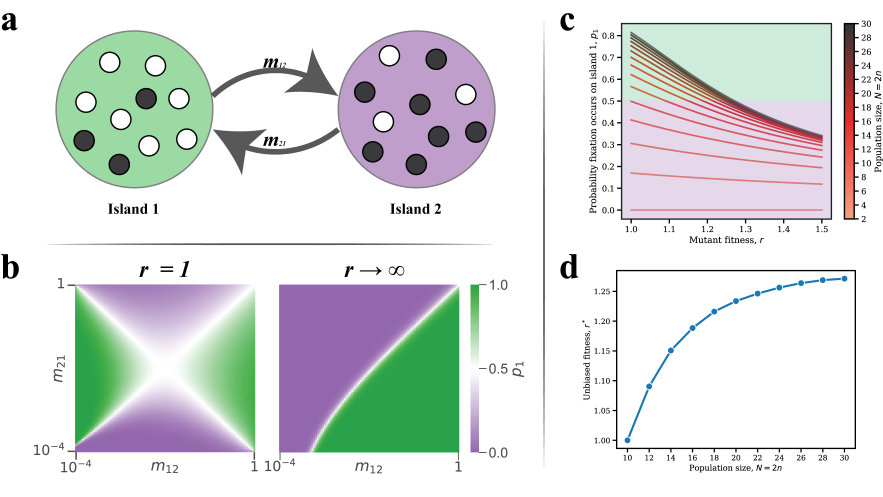
#> input picture src/figs/fig5/a/last-vertex-islands.png, 2649 x 1489 px (shown at 1/3 size)
$ jupyter execute a.ipynb
#> lines starting #> are read from the running program, lines starting #| are printed output that depends on the picture
### src/fixloc/style.py
'''Figure style of the paper and helpers to save panels and assemble figures.

Text is set in Times through LaTeX. Colors are tab10 with the tab20 light tints. Panels and figures are saved at 600 dpi.
'''
import io

import numpy as np
import matplotlib
import matplotlib.pyplot as plt
from matplotlib.colors import LinearSegmentedColormap
from matplotlib.patches import Circle, FancyArrowPatch, ArrowStyle
from matplotlib.transforms import Bbox
from PIL import Image
from PIL.PngImagePlugin import PngInfo

DPI = 600

TAB10 = [tuple(c) for c in plt.get_cmap('tab10').colors]
TAB20 = [tuple(c) for c in plt.get_cmap('tab20').colors]
BLUE, ORANGE, GREEN, RED, PURPLE, BROWN, PINK, GRAY, OLIVE, CYAN = TAB10
LBLUE, LORANGE, LGREEN, LRED, LPURPLE, LBROWN, LPINK, LGRAY, LOLIVE, LCYAN = TAB20[1::2]
INK = (0.15, 0.15, 0.15)

MUTANT, WILD, ORIGIN = BLUE, (1.0, 1.0, 1.0), GREEN
LINK = GRAY


def seq(c_light, c_dark, name):
  '''Sequential map from white through the tab20 light tint to the tab10 color.'''
  return LinearSegmentedColormap.from_list(name, [(1, 1, 1), c_light, c_dark])


CM_LAST = seq(LRED, RED, 'last')
CM_TEMP = seq(LPURPLE, PURPLE, 'temp')
CM_WILD = seq(LORANGE, ORANGE, 'wild')
CM_CYC = LinearSegmentedColormap.from_list('cyc', ['#9ad097', '#6bbe7c', '#41a65c', '#2c844c', '#355c40', '#354839'])  # location on the directed cycle, Figure 4a-d

RC = {
  'text.usetex': True,
  'text.latex.preamble': r'\usepackage{amsmath}\usepackage{newtxtext}\usepackage{newtxmath}',
  'font.family': 'serif',
  'font.size': 7.5,
  'axes.labelsize': 8,
  'axes.titlesize': 8,
  'xtick.labelsize': 7,
  'ytick.labelsize': 7,
  'legend.fontsize': 7,
  'axes.linewidth': 0.6,
  'axes.edgecolor': INK,
  'axes.labelcolor': INK,
  'axes.spines.top': False,
  'axes.spines.right': False,
  'axes.labelpad': 2.5,
  'xtick.color': INK,
  'ytick.color': INK,
  'xtick.direction': 'out',
  'ytick.direction': 'out',
  'xtick.major.size': 3.0,
  'ytick.major.size': 3.0,
  'xtick.minor.size': 1.6,
  'ytick.minor.size': 1.6,
  'xtick.major.width': 0.6,
  'ytick.major.width': 0.6,
  'xtick.minor.width': 0.5,
  'ytick.minor.width': 0.5,
  'xtick.major.pad': 2.0,
  'ytick.major.pad': 2.0,
  'lines.linewidth': 1.3,
  'lines.solid_capstyle': 'butt',
  'patch.linewidth': 0.6,
  'legend.frameon': True,
  'legend.fancybox': False,
  'legend.framealpha': 1.0,
  'legend.edgecolor': '0.72',
  'legend.facecolor': 'white',
  'legend.borderpad': 0.45,
  'legend.handlelength': 1.8,
  'legend.handletextpad': 0.5,
  'legend.borderaxespad': 0.6,
  'savefig.facecolor': 'white',
  'figure.facecolor': 'white',
  'image.interpolation': 'nearest',
}
matplotlib.rcParams.update(RC)


def letter(fig, x, y, s, size=11):
  '''Bold serif panel letter, in figure coordinates of the top left corner.'''
  fig.text(x, y, r'\textbf{%s}' % s, fontsize=size, ha='left', va='top', color='black')


# [15 lines left out: functions legend, colorbar, not called in this run]


HEAD = ArrowStyle('-|>', head_length=0.62, head_width=0.21)


# [17 lines left out: function arrow, not called in this run]


POLY = {3: (1.27, 0.0), 4: (1.27, np.pi / 4), 5: (1.06, 0.0), 6: (1.0, 0.0)}
POLY_MARKER = {3: '^', 4: 's', 5: 'p', 6: 'h'}


# [101 lines left out: functions poly_points, polygon, _reach, draw_graph, boxed, not called in this run]


def shade(cmap, vals, vmin, vmax):
  return {v: cmap(np.clip((x - vmin) / (vmax - vmin), 0, 1)) for v, x in vals.items()}


def save_panel(fig, name, pad=0.03, box=None):
  '''Save name.png and name.pdf cropped to the panel, or to box = (x0, y0, x1, y1) in figure fractions.

  The PNG stores the pixel offset of the crop in the figure, which assemble uses.
  '''
  fig.canvas.draw()
  r = fig.canvas.get_renderer()
  boxes = [a.get_tightbbox(r) for a in fig.axes] + [t.get_window_extent(r) for t in fig.texts]
  boxes += [a.get_window_extent(r) for a in fig.artists] + [lg.get_window_extent(r) for lg in fig.legends]
  bb = Bbox.union([b for b in boxes if b is not None and b.width > 0])
  bb = bb.transformed(fig.dpi_scale_trans.inverted())
  w, h = fig.get_size_inches()
  x0 = max(0, int(np.floor((bb.x0 - pad) * DPI)))
  y0 = max(0, int(np.floor((bb.y0 - pad) * DPI)))
  x1 = min(int(round(w * DPI)), int(np.ceil((bb.x1 + pad) * DPI)))
  y1 = min(int(round(h * DPI)), int(np.ceil((bb.y1 + pad) * DPI)))
  if box is not None:
    x0, y0 = int(round(box[0] * w * DPI)), int(round(box[1] * h * DPI))
    x1, y1 = int(round(box[2] * w * DPI)), int(round(box[3] * h * DPI))
  buf = io.BytesIO()
  fig.savefig(buf, format='png', dpi=DPI, transparent=True)
  im = Image.open(buf)
  meta = PngInfo()
  meta.add_text('Offset', f'{x0},{y0}')
  im.crop((x0, im.height - y1, x1, im.height - y0)).save(name + '.png', pnginfo=meta, dpi=(DPI, DPI))
  fig.savefig(name + '.pdf', dpi=DPI, bbox_inches=Bbox([[x0 / DPI, y0 / DPI], [x1 / DPI, y1 / DPI]]))
  plt.close(fig)
  return show(name + '.png')


# [15 lines left out: functions assemble, save_figure, not called in this run]


def show(path, width=1400):
  '''A reduced copy of a saved PNG for display in a notebook.'''
  from IPython.display import Image as Shown

  im = Image.open(path).convert('RGBA')
  bg = Image.new('RGBA', im.size, 'white')
  im = Image.alpha_composite(bg, im).convert('RGB')
  if im.width > width:
    im = im.resize((width, round(im.height * width / im.width)), Image.LANCZOS)
  buf = io.BytesIO()
  im.save(buf, format='PNG')
  return Shown(data=buf.getvalue())

### src/figs/fig5/a/a.ipynb
# Figure 5a
A hand drawing of two islands with $n=10$. The notebook crops last-vertex-islands.png and places the drawing.

[cell 1]
import numpy as np
import matplotlib.pyplot as plt
from PIL import Image

from fixloc import style as S

[cell 2]
img = Image.open('last-vertex-islands.png').convert('RGB').crop((154, 79, 1498, 653))
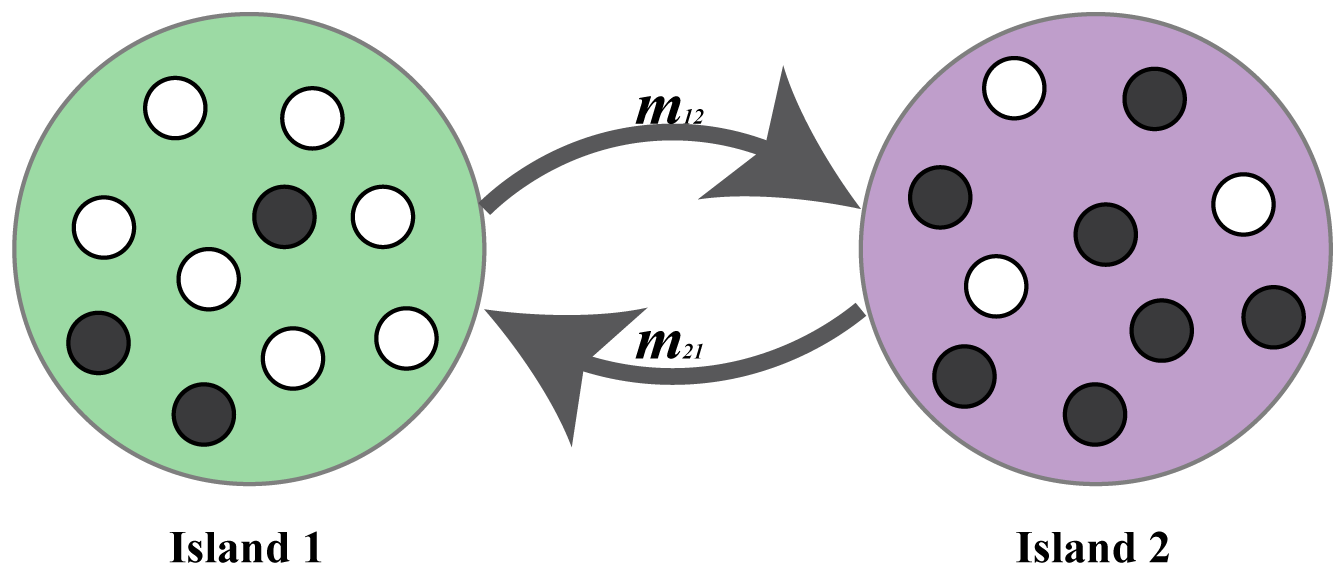
#> img: PIL image 1344x574 RGB; mean R, G, B 205, 210.2, 208.7
fig = plt.figure(figsize=(7.0, 6.2))
ax = fig.add_axes([0.03, 0.70, 0.45, 0.27])
ax.imshow(np.asarray(img), interpolation='lanczos')
ax.set_axis_off()
ax.set_aspect('equal')
S.save_panel(fig, 'a')
#> in save_panel, `im = Image.open(buf)`:
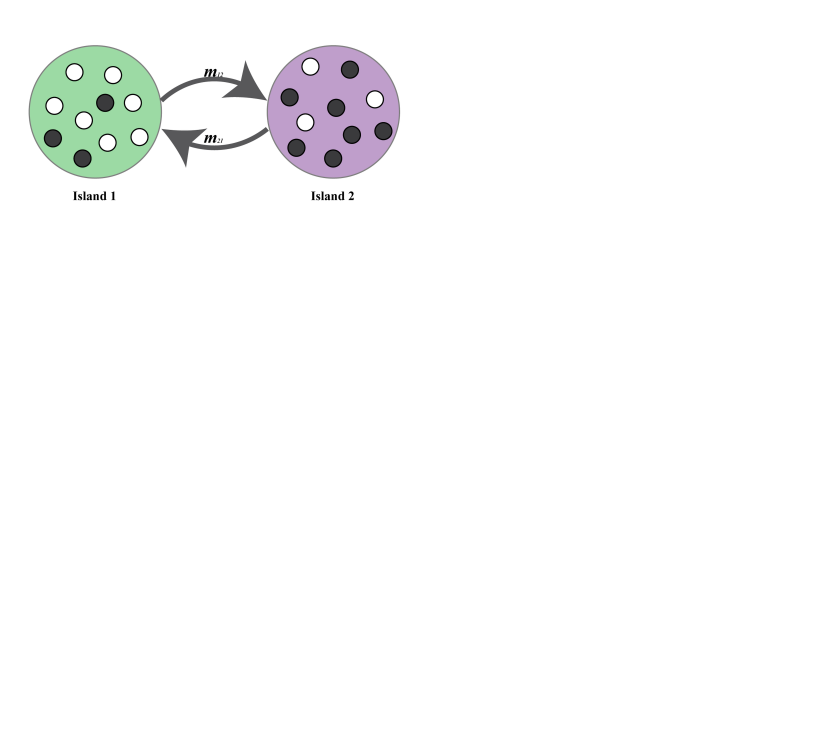
#> im: PIL image 4200x3720 RGBA (shown at 1/5 size); mean R, G, B, A 250.1, 250.6, 250.5, 24.9; transparent parts drawn white
#> in save_panel, `im.crop((x0, im.height - y1, x1, im.height - y0)).save(name + '.png', ..`:
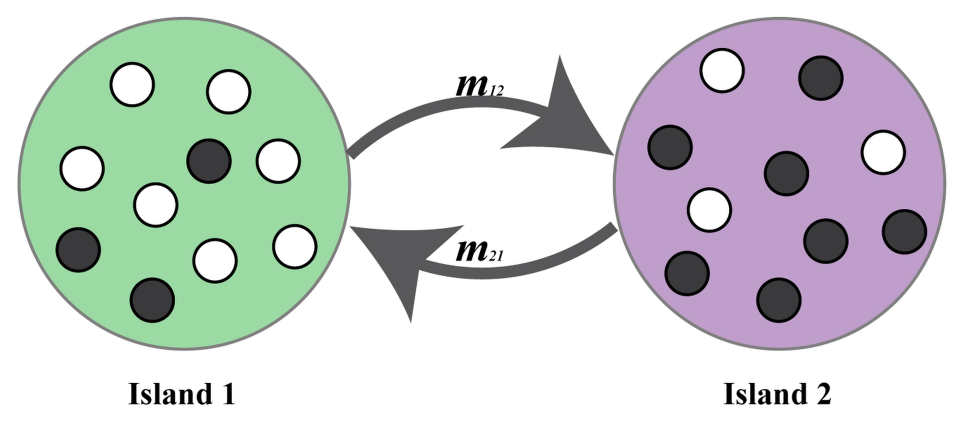
#> saved as a.png: PIL image 1926x844 RGBA (shown at 1/2 size); mean R, G, B, A 208, 212.8, 211.4, 239.3; transparent parts drawn white
#> in show, `bg = Image.new('RGBA', im.size, 'white')`: bg: PIL image 1926x844 RGBA; every value is 255
#> in show, `im = im.resize((width, round(im.height * width / im.width)), Image.LAN..`:
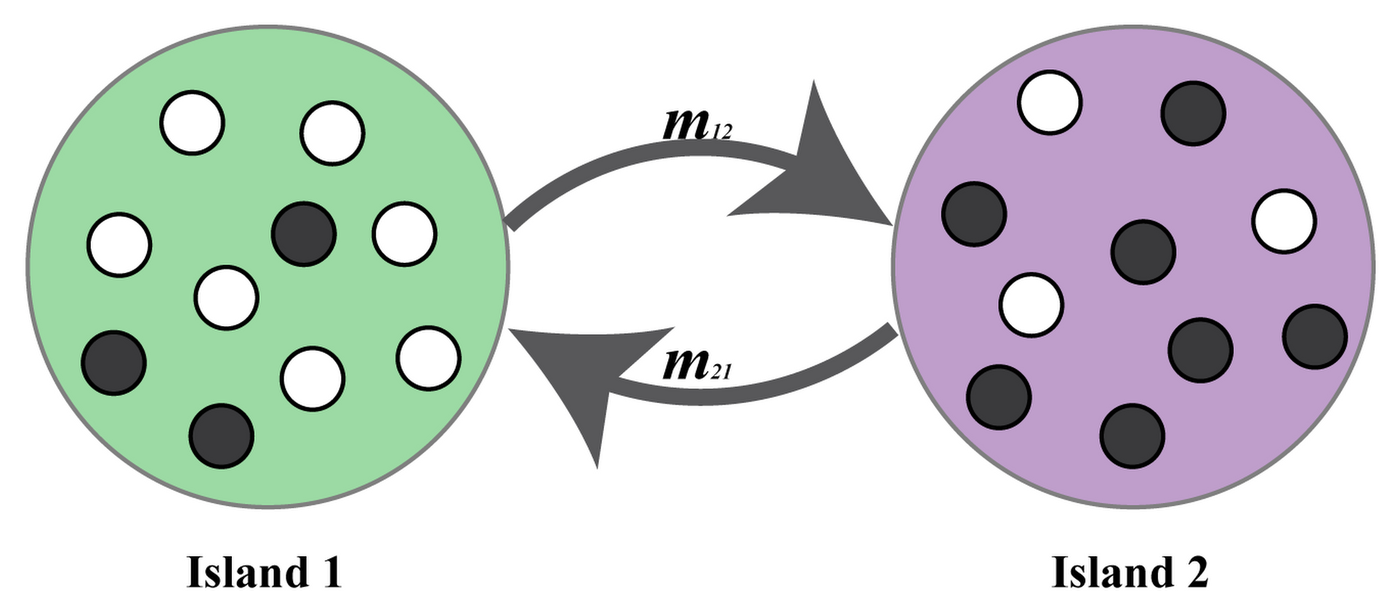
#> im: PIL image 1400x613 RGB; mean R, G, B 208, 212.8, 211.4

$ run again, with src/figs/fig5/a/a.png copied over src/figs/fig5/a/last-vertex-islands.png
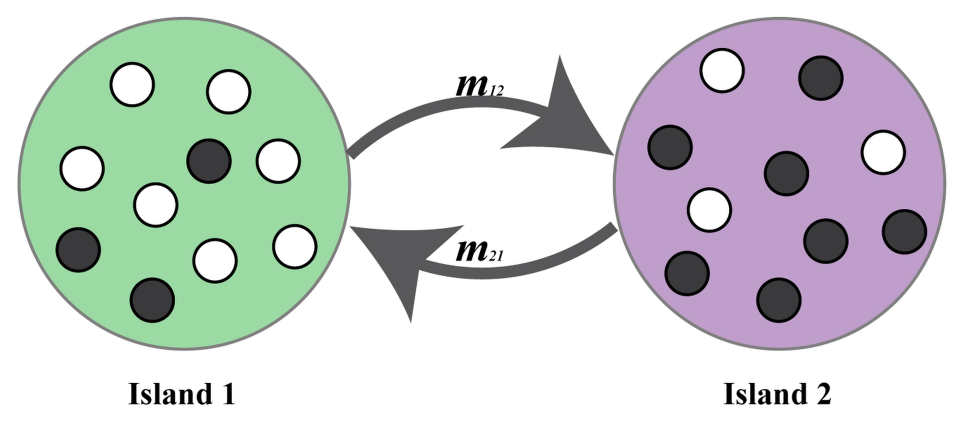
#> input picture src/figs/fig5/a/a.png, 1926 x 844 px (shown at 1/2 size)
#> in save_panel, `im = Image.open(buf)`:
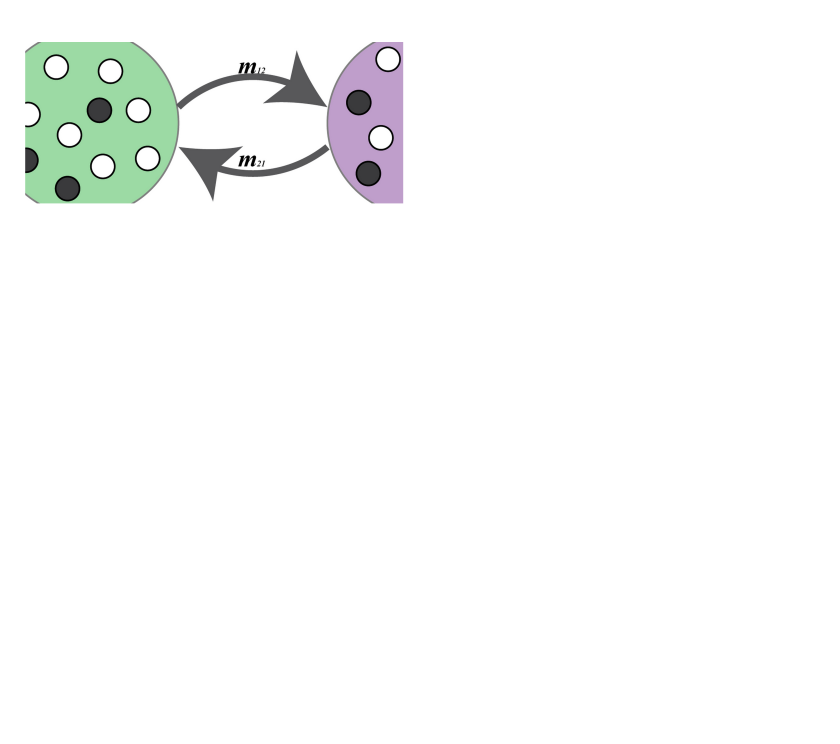
#> im: PIL image 4200x3720 RGBA (shown at 1/5 size); mean R, G, B, A 248.9, 250.2, 249.3, 24.9; transparent parts drawn white
#> bg: PIL image 1926x844 RGBA; every value is 255
#> in show, `im = im.resize((width, round(im.height * width / im.width)), Image.LAN..`:
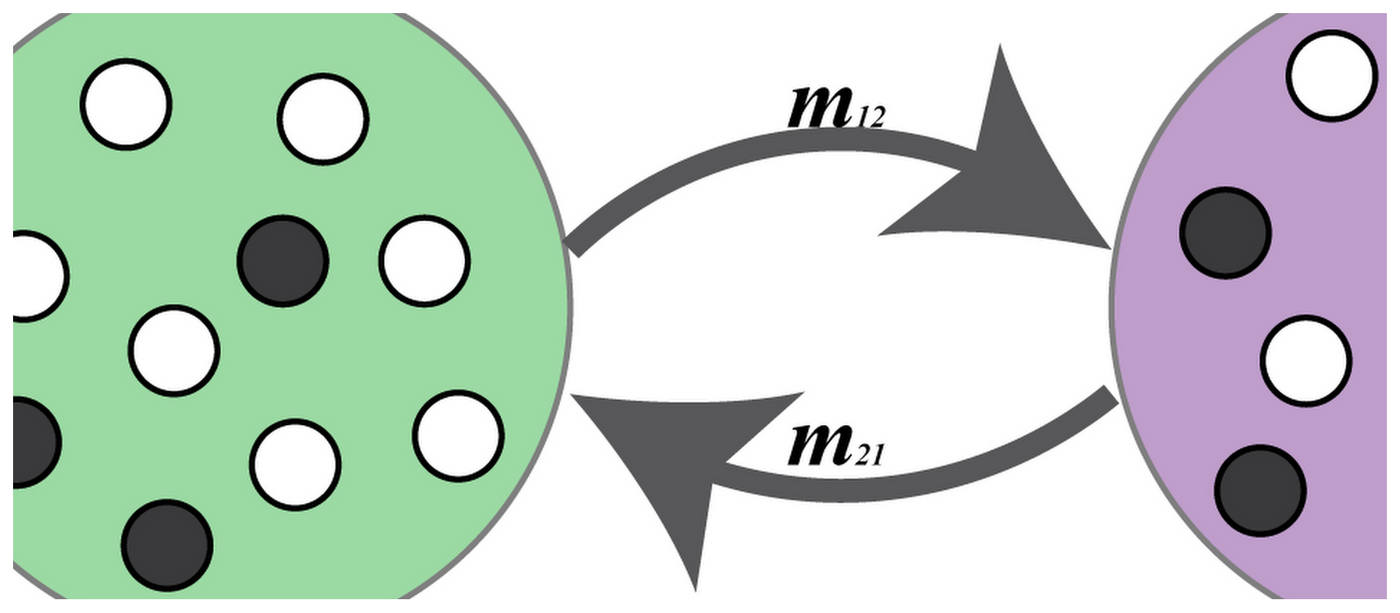
#> im: PIL image 1400x613 RGB; mean R, G, B 196, 208.7, 199.8
